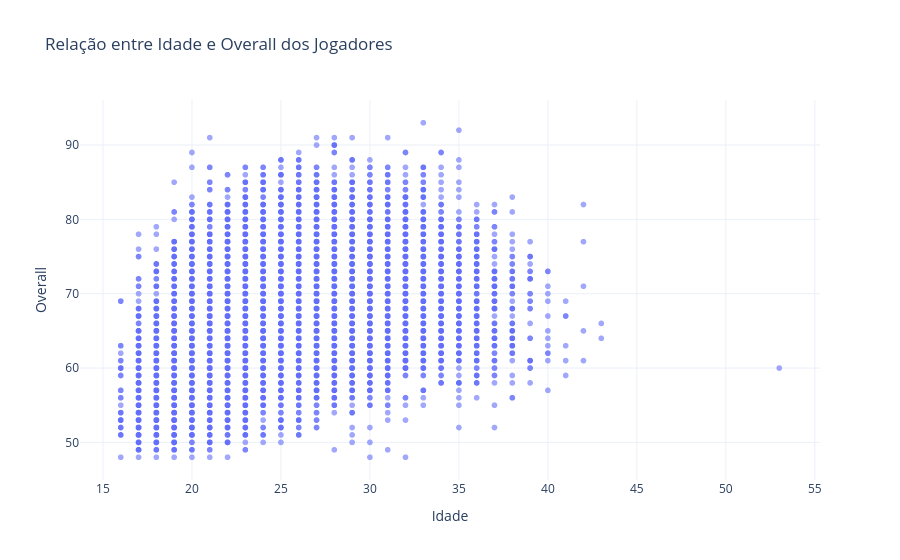

Notebook code cell kept with this figure:
### Markdown cell above
## Distribuição de Overall x Idade dos Jogadores
O gráfico evidencia que o overall dos jogadores tende a crescer até a fase adulta (pico geralmente entre 25 e 30 anos) e declinar gradualmente com o avanço da idade. Jogadores muito jovens apresentam maior dispersão de overall, refletindo estágios distintos de desenvolvimento.
A presença de atletas mais velhos com overall elevado indica experiência e consistência, enquanto jovens com overall alto representam talentos promissores. Esse gráfico é útil para apoiar decisões de planejamento de elenco, equilibrando jogadores em pico de desempenho com apostas de longo prazo.

### Code cell
df["age"] = pd.to_numeric(df["age"], errors="coerce")
df["best_overall_rating"] = pd.to_numeric(df["best_overall_rating"], errors="coerce")

fig = px.scatter(
    df,
    x="age",
    y="best_overall_rating",
    hover_name="name",
    hover_data={
        "age": True,
        "best_overall_rating": True,
        "positions": True,
        "team": True
    },
    opacity=0.6,
    title="Relação entre Idade e Overall dos Jogadores"
)

fig.update_traces(marker=dict(size=6))

fig.update_layout(
    xaxis_title="Idade",
    yaxis_title="Overall",
    template="plotly_white"
)

fig.show()

### Figure 1 — Plotly figure (JSON) as saved in the notebook; plotly's stock layout.template omitted (floating-point values rounded to 4 significant figures; data arrays with more than 128 entries replaced by an {"elided": "..."} marker saying what was removed)
{"data": [{"customdata": {"elided": "18978x2 str values"}, "hovertemplate": "<b>%{hovertext}</b><br><br>age=%{x}<br>best_overall_rating=%{y}<br>positions=%{customdata[0]}<br>team=%{customdata[1]}<extra></extra>", "hovertext": {"elided": "18978 str values"}, "legendgroup": "", "marker": {"color": "#636efa", "opacity": 0.6, "size": 6, "symbol": "circle"}, "mode": "markers", "name": "", "showlegend": false, "type": "scattergl", "x": {"elided": "18978 int values"}, "xaxis": "x", "y": {"elided": "18978 int values"}, "yaxis": "y"}], "layout": {"legend": {"tracegroupgap": 0}, "title": {"text": "Relação entre Idade e Overall dos Jogadores"}, "xaxis": {"anchor": "y", "domain": [0, 1], "title": {"text": "Idade"}}, "yaxis": {"anchor": "x", "domain": [0, 1], "title": {"text": "Overall"}}}}
